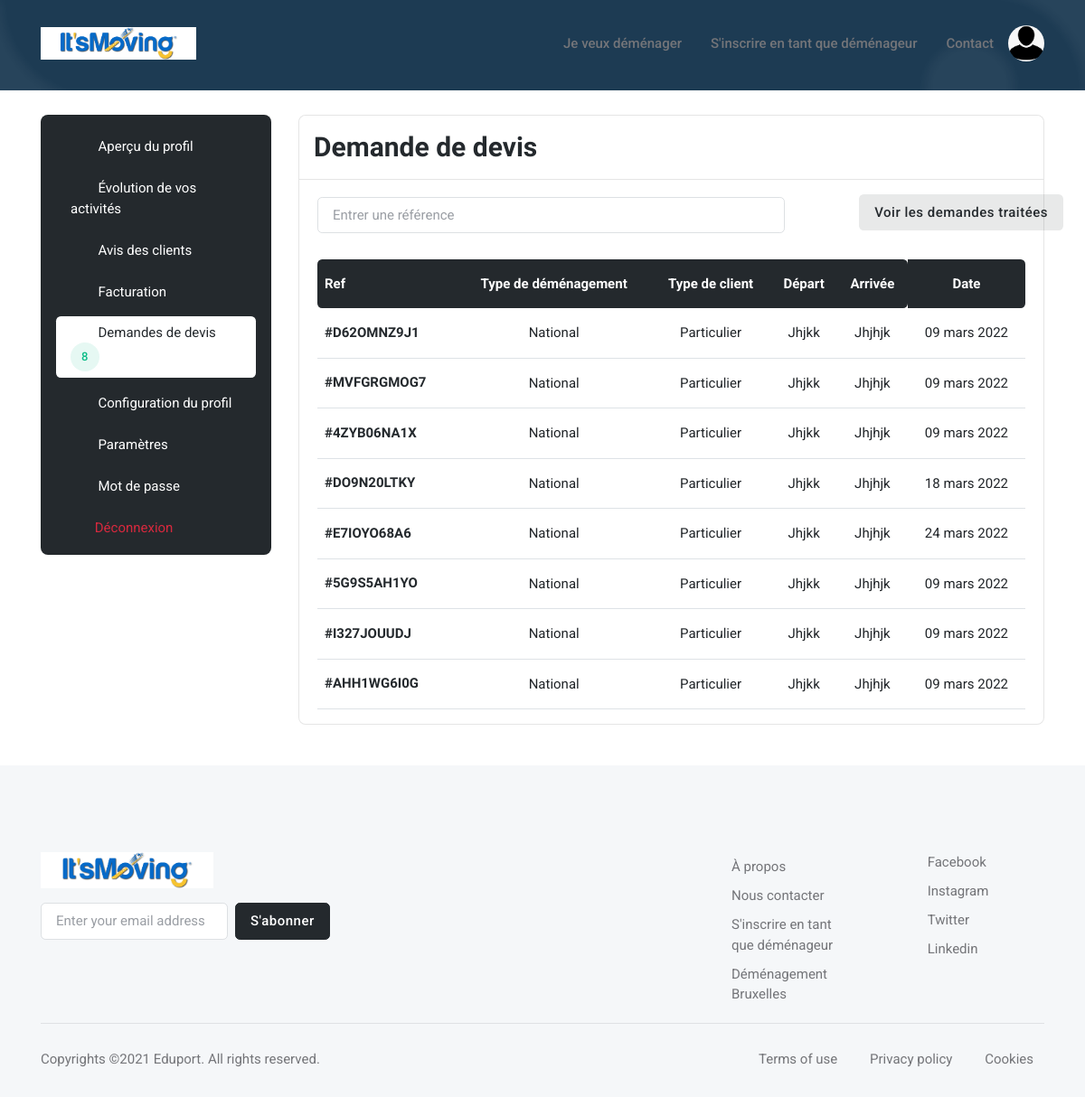
/user/quote_request/ (signed in), run on an earlier commit of the app's database.
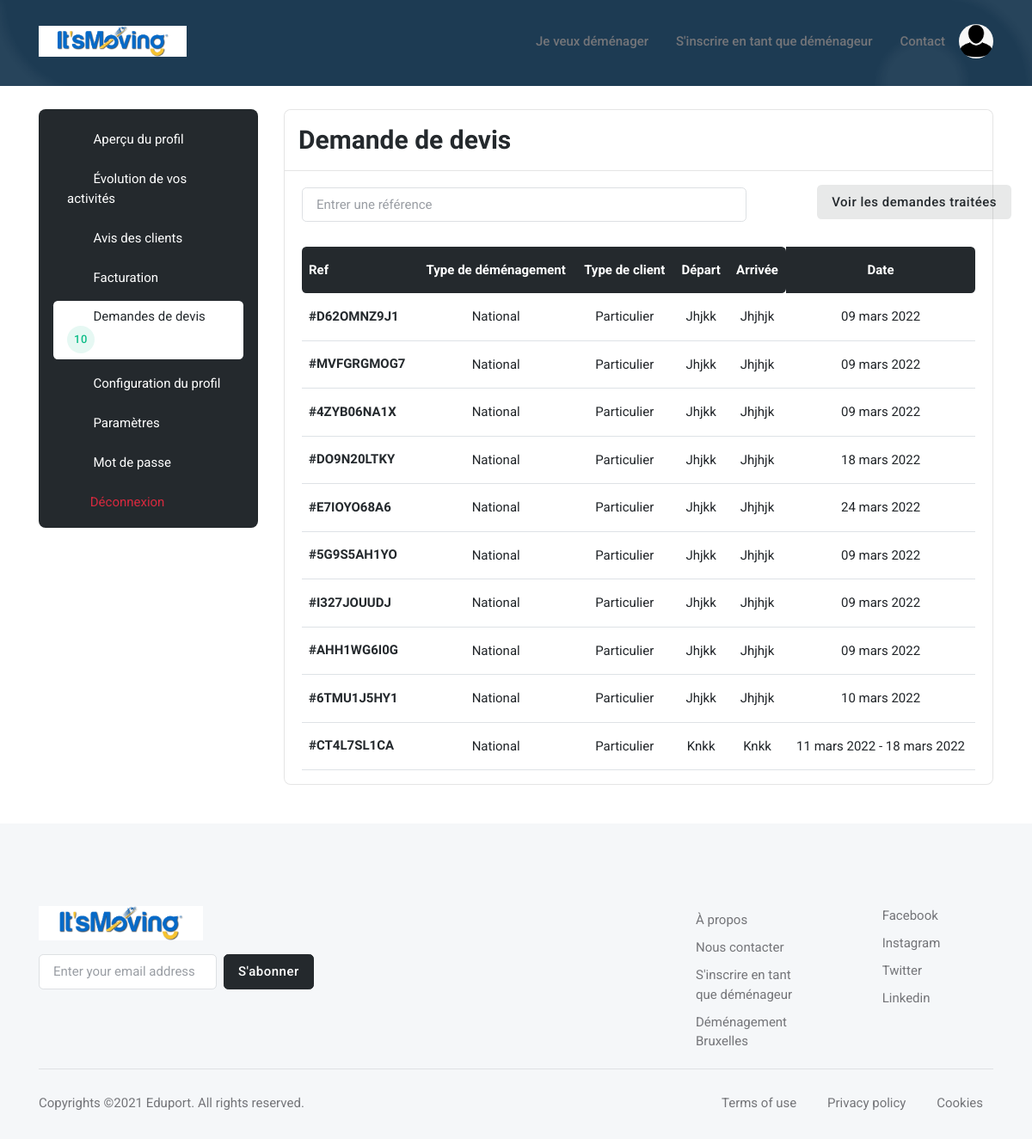
And on a later commit of the database.
### base_app/models.py (models this page shows, shortened)
class Mover_Quote_Request(models.Model):
    created = models.DateTimeField(auto_now_add=True)
    quote_request = models.ForeignKey(Quote_Request, on_delete=models.CASCADE)
    treated = models.BooleanField(default=False)
    rejected = models.BooleanField(default=False)
    mover = models.ForeignKey(Mover, on_delete=models.CASCADE)

class Quote_Request(models.Model):
    ref = models.CharField(max_length=30)
    country = models.ForeignKey(Country, on_delete=models.CASCADE, default="")
    City_Departure = models.CharField(max_length=300)
    Adresse_Departure = models.CharField(max_length=300)
    Postal_Code_Departure = models.IntegerField()
    Residence_Number_or_Name_Departure = models.CharField(max_length=300)
    Residence_Departure = models.CharField(max_length=300)
    Number_Room_Departure = models.IntegerField()
    Country_Arrival = models.CharField(max_length=300, default="")
    City_Arrival = models.CharField(max_length=300)
    Adresse_Arrival = models.CharField(max_length=300)
    Residence_Number_or_Name_Arrival = models.CharField(max_length=300)
    Postal_Code_Arrival = models.IntegerField()
    Residence_Arrival = models.CharField(max_length=300)
    packing_service = models.BooleanField(default=False)
    packaging_materials = models.BooleanField(default=False)
    furniture_assembly_disassembly = models.BooleanField(default=False)
    furniture_storage = models.BooleanField(default=False)
    Additional_informations = models.CharField(max_length=300)
    firstname = models.CharField(max_length=300, default="")
    lastname = models.CharField(max_length=300, default="")
    email = models.EmailField(default="")
    phone_number = models.CharField(max_length=30, default="")
    created = models.DateTimeField(auto_now_add=True)
    distributed = models.BooleanField(default=False)
    moving_date = models.DateTimeField(auto_now_add=False)
    moving_date1 = models.DateTimeField(auto_now_add=False)
    moving_date2 = models.DateTimeField(auto_now_add=False)
    moving_type1 = models.ForeignKey(Moving_Type1, on_delete=models.CASCADE)
    moving_type2 = models.ForeignKey(Moving_Type2, on_delete=models.CASCADE)

class Moving_Type1(models.Model):  # can be national opr international
    name = models.CharField(max_length=300)

class Moving_Type2(models.Model):  # can be 'particulier' or 'professionnel'
    name = models.CharField(max_length=300)

### user/views.py (the view, shortened to what this page needs)
# urls.py: path('quote_request/', views.quote_request, name='quote_request'),
@login_required
def quote_request(request):
    mover = Mover.objects.filter(user_id=request.user.id).last()
    mover_quote_requests = Mover_Quote_Request.objects.filter(mover_id=mover.id, treated=False, rejected=False)
    number_quote_request = Mover_Quote_Request.objects.filter(mover_id=mover.id, treated=False, rejected=False).count()
    return render(request, 'user/profile/quote_request.html', {'mover': mover, 'mover_quote_requests':
        mover_quote_requests, 'number_quote_request': number_quote_request})

### user/templates/user/profile/quote_request.html (shortened to what this page needs)
{% extends 'base_app/base.html' %}
{% load static %}
{% block main %}
    <section class="pt-0">
        <div class="container-fluid px-0">
            <div class="bg-blue h-100px h-md-100px rounded-0" style="background:url({% static 'base_app/assets/images/pattern/04.png' %}) no-repeat center center; background-size:cover;">
            </div>
        </div>
    </section>
	<section class="pt-2">
		<div class="container">
			<div class="row">
				<div class="col-xl-3">
					<nav class="navbar navbar-light navbar-expand-xl mx-0">
						<div class="offcanvas offcanvas-end" tabindex="-1" id="offcanvasNavbar" aria-labelledby="offcanvasNavbarLabel">
							<div class="offcanvas-body p-3 p-xl-0">
								<div class="bg-dark border rounded-3 pb-0 p-3 w-100">
									<div class="list-group list-group-dark list-group-borderless">
										<a class="list-group-item" href="{% url 'preview' %}"><i class="bi bi-person-lines-fill fa-fw me-2"></i>
											Aperçu du profil
										</a>
										<a class="list-group-item" href="{% url 'statistic' %}"><i class="bi bi-graph-up fa-fw me-2"></i>
                                            Évolution de vos activités
                                        </a>
                                        <a class="list-group-item" href="{% url 'reviews' %}"><i class="bi bi-star fa-fw me-2"></i>
                                            Avis des clients
                                        </a>
                                        <a class="list-group-item" href="{% url 'billing' %}"><i class="bi bi-wallet2 fa-fw me-2"></i>
                                            Facturation
                                        </a>
										<a class="list-group-item active" href="{% url 'quote_request' %}"><i class="bi bi-folder-check fa-fw me-2"></i>
											Demandes de devis
											{% if number_quote_request != 0 %}
												<span class="btn btn-sm btn-success-soft btn-round me-1 mb-0">
													{{number_quote_request}}
												</span>
											{% endif %}
										</a>
										<a class="list-group-item" href="{% url 'edit_profile' %}"><i class="bi bi-pencil-square fa-fw me-2"></i>
											Configuration du profil
										</a>
										<a class="list-group-item" href="{% url 'settings' %}"><i class="bi bi-gear fa-fw me-2"></i>
											Paramètres
										</a>
										<a class="list-group-item" href="{% url 'user_password_change' %}"><i class="bi bi-lock fa-fw me-2"></i>
											Mot de passe
										</a>
										<form action="{% url 'logout_user' %}" method="POST">
											<button type="submit" class="list-group-item text-danger bg-danger-soft-hover">
												<i class="fas fa-sign-out-alt fa-fw me-2"></i>Déconnexion
											</button>
                        				</form>
									</div>
								</div>
							</div>
						</div>
					</nav>
				</div>
				<div class="col-xl-9">
					<div class="card border rounded-3">
						<div class="card-header border-bottom">
							<h3 class="mb-0">Demande de devis</h3>
						</div>
						<div class="card-body">
							<div class="row g-3 align-items-center justify-content-between mb-4">
								<div class="col-md-8">
									<form class="rounded position-relative" method="POST">
										<input class="form-control pe-5 bg-transparent" type="search" name="ref" placeholder="Entrer une référence" aria-label="Search">
										<button class="btn bg-transparent px-2 py-0 position-absolute top-50 end-0 translate-middle-y" type="submit" name="search" value="search">
											<i class="fas fa-search fs-6 "></i>
										</button>
									</form>
								</div>
								<div class="col-md-3">
									<a type="button" class="btn btn-dark-soft" href="{% url 'treated_quote_request' %}">Voir les demandes traitées</a>
								</div>
							</div>
							<div class="table-responsive border-0">
								<table class="table table-dark-gray align-middle p-4 mb-0 table-hover">
									<thead>
										<tr>
											<th scope="col" class="border-0 rounded-start">Ref</th>
											<th scope="col" class="border-0 text-center">Type de déménagement</th>
											<th scope="col" class="border-0 text-center">Type de client</th>
											<th scope="col" class="border-0 text-center">Départ</th>
											<th scope="col" class="border-0 rounded-end text-center">Arrivée</th>
											<th scope="col" class="border-0 rounded-end text-center">Date</th>
										</tr>
									</thead>
									<tbody>
										{% if mover_quote_request %}
													{% if quote_request.moving_date|date == 'Oct. 10, 1000' %}
														{% load i18n %}
													{% else %}
														{% load i18n %}
													{% endif %}
										{% else %}
											{% for mover_quote_request in mover_quote_requests %}
												<tr>
													<td>
														<h6 class="mt-2 mt-lg-0 mb-0">
															<a href="{% url 'mover_quote_request_detail' mover_quote_request.id %}">
																#{{mover_quote_request.quote_request.ref}}
															</a>
														</h6>
													</td>
													<td class="text-center">
														{{mover_quote_request.quote_request.moving_type1.name}}
													</td>
													<td class="text-center">
														{{mover_quote_request.quote_request.moving_type2.name}}
													</td>
													<td class="text-center">
														{% if mover_quote_request.quote_request.moving_type1.name == 'National' %}
															{{mover_quote_request.quote_request.City_Departure|capfirst}}
														{% else %}
															{{mover_quote_request.quote_request.country.name|capfirst}}
														{% endif %}
													</td>
													<td class="text-center">
														{% if mover_quote_request.quote_request.moving_type1.name == 'National' %}
															{{mover_quote_request.quote_request.City_Arrival|capfirst}}
														{% else %}
															{{mover_quote_request.quote_request.Country_Arrival|capfirst}}
														{% endif %}
													</td>
													<td class="text-center">
														{% if mover_quote_request.quote_request.moving_date|date == 'Oct. 10, 1000' %}
															{% load i18n %}
															{% language 'fr' %}
																{{mover_quote_request.quote_request.moving_date1|date:'d F Y'}} -
																{{mover_quote_request.quote_request.moving_date2|date:'d F Y'}}
															{% endlanguage %}
														{% else %}
															{% load i18n %}
															{% language 'fr' %}
																{{mover_quote_request.quote_request.moving_date|date:'d F Y'}}
															{% endlanguage %}
														{% endif %}
													</td>
												</tr>
											{% endfor %}
										{% endif %}
									</tbody>
								</table>
							</div>
						</div>
					</div>
				</div>
			</div>
		</div>
	</section>
{% endblock %}

What changed in the data, as far as the page shows it:
added Mover_Quote_Request: quote_request.ref "6TMU1J5HY1", quote_request.moving_type1.name "National", quote_request.moving_type2.name "Particulier", quote_request.City_Departure "Jhjkk", quote_request.City_Arrival "Jhjhjk", quote_request.moving_date "10 mars 2022"
added Mover_Quote_Request: quote_request.ref "CT4L7SL1CA", quote_request.moving_type1.name "National", quote_request.moving_type2.name "Particulier", quote_request.City_Departure "Knkk", quote_request.City_Arrival "Knkk", quote_request.moving_date1 "11 mars 2022", quote_request.moving_date2 "18 mars 2022"
Also different on the page:
{{ number_quote_request }}: "8" → "10"
